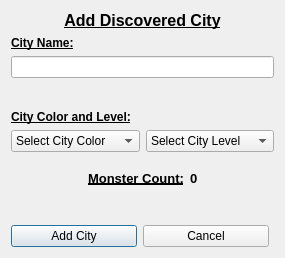
<?xml version="1.0" encoding="UTF-8"?>
<ui version="4.0">
 <class>Dialog_AddCity</class>
 <widget class="QDialog" name="Dialog_AddCity">
  <property name="geometry">
   <rect>
    <x>0</x>
    <y>0</y>
    <width>285</width>
    <height>258</height>
   </rect>
  </property>
  <property name="minimumSize">
   <size>
    <width>285</width>
    <height>258</height>
   </size>
  </property>
  <property name="maximumSize">
   <size>
    <width>285</width>
    <height>258</height>
   </size>
  </property>
  <property name="windowTitle">
   <string>Dialog</string>
  </property>
  <property name="styleSheet">
   <string notr="true">QDialog#Dialog_AddCity{  
	border-image: url(:/images/images/Background_City.jpg);
}</string>
  </property>
  <layout class="QVBoxLayout" name="verticalLayout">
   <item>
    <widget class="QLabel" name="label_3">
     <property name="font">
      <font>
       <pointsize>12</pointsize>
       <weight>75</weight>
       <bold>true</bold>
       <underline>true</underline>
      </font>
     </property>
     <property name="midLineWidth">
      <number>0</number>
     </property>
     <property name="text">
      <string>Add Discovered City</string>
     </property>
     <property name="alignment">
      <set>Qt::AlignCenter</set>
     </property>
     <property name="wordWrap">
      <bool>false</bool>
     </property>
    </widget>
   </item>
   <item>
    <widget class="QLabel" name="label">
     <property name="font">
      <font>
       <weight>75</weight>
       <bold>true</bold>
       <underline>true</underline>
      </font>
     </property>
     <property name="text">
      <string>City Name:</string>
     </property>
    </widget>
   </item>
   <item>
    <widget class="QLineEdit" name="lineEdit_cityName"/>
   </item>
   <item>
    <spacer name="verticalSpacer">
     <property name="orientation">
      <enum>Qt::Vertical</enum>
     </property>
     <property name="sizeHint" stdset="0">
      <size>
       <width>20</width>
       <height>23</height>
      </size>
     </property>
    </spacer>
   </item>
   <item>
    <widget class="QLabel" name="label_2">
     <property name="font">
      <font>
       <weight>75</weight>
       <bold>true</bold>
       <underline>true</underline>
      </font>
     </property>
     <property name="text">
      <string>City Color and Level:</string>
     </property>
    </widget>
   </item>
   <item>
    <layout class="QHBoxLayout" name="horizontalLayout_2">
     <property name="topMargin">
      <number>0</number>
     </property>
     <item>
      <widget class="QComboBox" name="comboBox_cityColor">
       <item>
        <property name="text">
         <string>Select City Color</string>
        </property>
       </item>
       <item>
        <property name="text">
         <string>Blue</string>
        </property>
       </item>
       <item>
        <property name="text">
         <string>Green</string>
        </property>
       </item>
       <item>
        <property name="text">
         <string>Red</string>
        </property>
       </item>
       <item>
        <property name="text">
         <string>White</string>
        </property>
       </item>
      </widget>
     </item>
     <item>
      <widget class="QComboBox" name="comboBox_cityLevel">
       <item>
        <property name="text">
         <string>Select City Level</string>
        </property>
       </item>
       <item>
        <property name="text">
         <string>1</string>
        </property>
       </item>
       <item>
        <property name="text">
         <string>2</string>
        </property>
       </item>
       <item>
        <property name="text">
         <string>3</string>
        </property>
       </item>
       <item>
        <property name="text">
         <string>4</string>
        </property>
       </item>
       <item>
        <property name="text">
         <string>5</string>
        </property>
       </item>
       <item>
        <property name="text">
         <string>6</string>
        </property>
       </item>
       <item>
        <property name="text">
         <string>7</string>
        </property>
       </item>
       <item>
        <property name="text">
         <string>8</string>
        </property>
       </item>
       <item>
        <property name="text">
         <string>9</string>
        </property>
       </item>
       <item>
        <property name="text">
         <string>10</string>
        </property>
       </item>
       <item>
        <property name="text">
         <string>11</string>
        </property>
       </item>
      </widget>
     </item>
    </layout>
   </item>
   <item>
    <layout class="QHBoxLayout" name="horizontalLayout_3">
     <property name="topMargin">
      <number>10</number>
     </property>
     <item>
      <spacer name="horizontalSpacer_2">
       <property name="orientation">
        <enum>Qt::Horizontal</enum>
       </property>
       <property name="sizeHint" stdset="0">
        <size>
         <width>40</width>
         <height>20</height>
        </size>
       </property>
      </spacer>
     </item>
     <item>
      <widget class="QLabel" name="label_4">
       <property name="font">
        <font>
         <pointsize>10</pointsize>
         <weight>75</weight>
         <bold>true</bold>
         <underline>true</underline>
        </font>
       </property>
       <property name="styleSheet">
        <string notr="true"/>
       </property>
       <property name="text">
        <string>Monster Count:</string>
       </property>
       <property name="alignment">
        <set>Qt::AlignCenter</set>
       </property>
      </widget>
     </item>
     <item>
      <widget class="QLabel" name="label_MonsterCount">
       <property name="font">
        <font>
         <pointsize>10</pointsize>
         <weight>75</weight>
         <italic>false</italic>
         <bold>true</bold>
         <underline>false</underline>
         <strikeout>false</strikeout>
         <kerning>false</kerning>
        </font>
       </property>
       <property name="styleSheet">
        <string notr="true"/>
       </property>
       <property name="text">
        <string>0</string>
       </property>
      </widget>
     </item>
     <item>
      <spacer name="horizontalSpacer">
       <property name="orientation">
        <enum>Qt::Horizontal</enum>
       </property>
       <property name="sizeHint" stdset="0">
        <size>
         <width>40</width>
         <height>20</height>
        </size>
       </property>
      </spacer>
     </item>
    </layout>
   </item>
   <item>
    <spacer name="verticalSpacer_2">
     <property name="orientation">
      <enum>Qt::Vertical</enum>
     </property>
     <property name="sizeHint" stdset="0">
      <size>
       <width>20</width>
       <height>23</height>
      </size>
     </property>
    </spacer>
   </item>
   <item>
    <layout class="QHBoxLayout" name="horizontalLayout">
     <property name="topMargin">
      <number>5</number>
     </property>
     <property name="rightMargin">
      <number>5</number>
     </property>
     <item>
      <widget class="QPushButton" name="pushButton_addCity">
       <property name="text">
        <string>Add City</string>
       </property>
      </widget>
     </item>
     <item>
      <widget class="QPushButton" name="pushButton_cancel">
       <property name="text">
        <string>Cancel</string>
       </property>
      </widget>
     </item>
    </layout>
   </item>
  </layout>
 </widget>
 <resources/>
 <connections/>
</ui>
